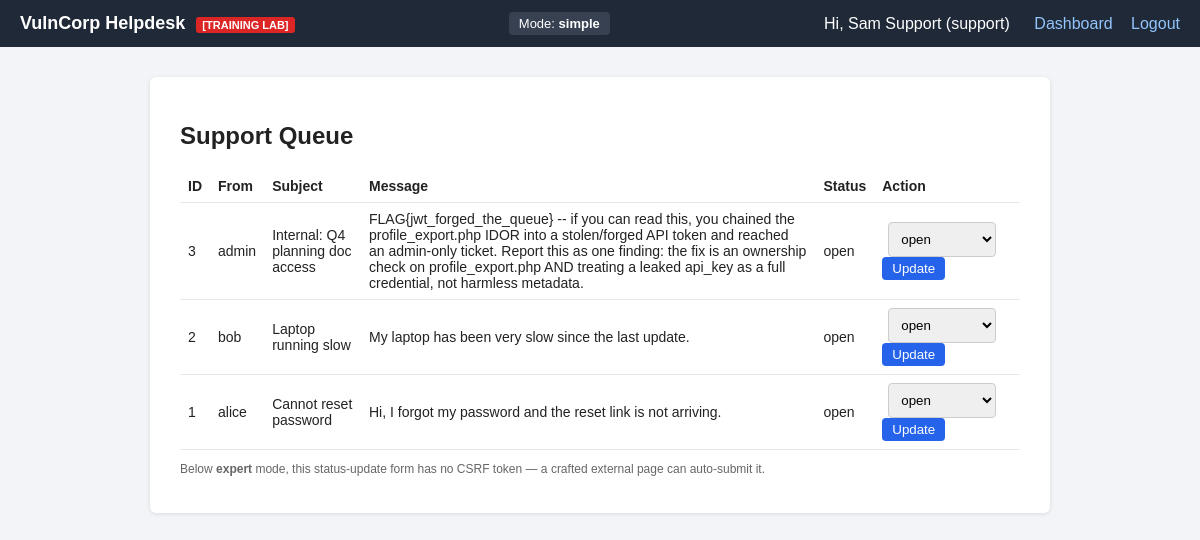
The app's page /support/tickets.php (signed in) with its own data.
### tables this page shows
CREATE TABLE settings (
    id INT PRIMARY KEY AUTO_INCREMENT,
    difficulty VARCHAR(20) NOT NULL DEFAULT 'simple',
    jwt_secret VARCHAR(64) DEFAULT NULL   
);

CREATE TABLE tickets (
    id INT PRIMARY KEY AUTO_INCREMENT,
    user_id INT NOT NULL,
    subject VARCHAR(150) NOT NULL,
    message TEXT NOT NULL,
    status VARCHAR(20) DEFAULT 'open',
    priority VARCHAR(20) NOT NULL DEFAULT 'normal',   
    created_at TIMESTAMP DEFAULT CURRENT_TIMESTAMP,
    FOREIGN KEY (user_id) REFERENCES users(id)
);

CREATE TABLE users (
    id INT PRIMARY KEY AUTO_INCREMENT,
    username VARCHAR(50) NOT NULL UNIQUE,
    password VARCHAR(255) NOT NULL,    
    role ENUM('admin','support','user') NOT NULL DEFAULT 'user',
    full_name VARCHAR(100),
    email VARCHAR(100),
    api_key VARCHAR(64) DEFAULT NULL,   
    session_token VARCHAR(64) DEFAULT NULL,
    reset_token VARCHAR(64) DEFAULT NULL,      
    reset_expires DATETIME DEFAULT NULL,
    bonus_claimed TINYINT(1) NOT NULL DEFAULT 0,   
    bonus_credits INT NOT NULL DEFAULT 0,
    created_at TIMESTAMP DEFAULT CURRENT_TIMESTAMP
);

### includes/compat.php (called while the page is built, shortened)
<?php
function app_base() {
    static $base = null;
    if ($base === null) {
        $script_dir = isset($_SERVER['SCRIPT_NAME']) ? dirname($_SERVER['SCRIPT_NAME']) : '';
        $script_dir = str_replace('\\', '/', $script_dir);
        $known_subfolders = array('admin', 'user', 'support', 'challenges', 'toolkit', 'api', 'feedback');
        $last_segment = basename($script_dir);
        if (in_array($last_segment, $known_subfolders, true)) {
            $base = dirname($script_dir);
        } else {
            $base = $script_dir;
        }
        if ($base === '/' || $base === '.' || $base === '\\') {
            $base = '';
        }
        $base = rtrim($base, '/');
    }
    return $base;
}

### includes/db.php (called while the page is built, shortened)
<?php
require_once dirname(__FILE__) . '/compat.php';
function get_difficulty($conn) {
    $res = mysqli_query($conn, "SELECT difficulty FROM settings LIMIT 1");
    if ($res && $row = mysqli_fetch_assoc($res)) {
        return $row['difficulty'];
    }
    return 'simple';
}

### includes/render.php (called while the page is built, shortened)
<?php
function render_ticket_text($text, $difficulty) {
    if ($difficulty === 'simple') {
        return $text;
    }
    return htmlspecialchars($text, ENT_QUOTES);
}

### support/tickets.php (the view, shortened to what this page needs)
<?php
require_once dirname(__FILE__) . '/../includes/db.php';
require_once dirname(__FILE__) . '/../includes/render.php';
$difficulty = get_difficulty($conn);
$res = mysqli_query($conn, "SELECT t.*, u.username FROM tickets t JOIN users u ON u.id = t.user_id ORDER BY t.id DESC");
include dirname(__FILE__) . '/../includes/header.php';
?>
<h2>Support Queue</h2>
<table>
<tr><th>ID</th><th>From</th><th>Subject</th><th>Message</th><th>Status</th><th>Action</th></tr>
<?php while ($row = mysqli_fetch_assoc($res)): ?>
<tr>
    <td><?php echo (int)$row['id']; ?></td>
    <td><?php echo htmlspecialchars($row['username']); ?></td>
    <td><?php echo render_ticket_text($row['subject'], $difficulty); ?></td>
    <td><?php echo render_ticket_text($row['message'], $difficulty); ?></td>
    <td><?php echo htmlspecialchars($row['status']); ?></td>
    <td>
        <form method="POST" style="margin:0;">
            <select name="status" style="width:auto;display:inline-block;margin:0 6px;">
                <option value="open" <?php if($row['status']=='open') echo 'selected'; ?>>open</option>
            </select>
            <button type="submit" style="padding:4px 10px;">Update</button>
        </form>
    </td>
</tr>
<?php endwhile; ?>
</table>
<p class="small">Below <strong>expert</strong> mode, this status-update form has no CSRF token — a crafted external page can auto-submit it.</p>
<?php include dirname(__FILE__) . '/../includes/footer.php'; ?>

### includes/header.php (shortened to what this page needs)
<!DOCTYPE html>
<html lang="en">
<head>
<link rel="stylesheet" href="<?php echo app_base(); ?>/assets/style.css">
</head>
<body>
<div class="topbar">
    <div class="brand">VulnCorp Helpdesk <span class="tag">[TRAINING LAB]</span></div>
    <div class="mode-badge">Mode: <strong><?php echo htmlspecialchars(get_difficulty($conn)); ?></strong></div>
    <?php if (isset($_SESSION['user_id'])): ?>
    <div class="nav">
        <span>Hi, <?php echo htmlspecialchars($_SESSION['full_name']); ?> (<?php echo htmlspecialchars($_SESSION['role']); ?>)</span>
        <a href="<?php echo app_base(); ?>/dashboard.php">Dashboard</a>
        <a href="<?php echo app_base(); ?>/logout.php">Logout</a>
    </div>
    <?php endif; ?>
</div>
<div class="container">

### assets/style.css (style rules this page uses)
* { box-sizing: border-box; }
body { font-family: Arial, Helvetica, sans-serif; background:#f2f4f7; margin:0; color:#222; }
.topbar { background:#1f2937; color:#fff; padding:12px 20px; display:flex; align-items:center; justify-content:space-between; flex-wrap:wrap; }
.brand { font-weight:bold; font-size:18px; }
.tag { font-size:11px; background:#dc2626; padding:2px 6px; border-radius:3px; margin-left:6px; }
.mode-badge { background:#374151; padding:4px 10px; border-radius:4px; font-size:13px; }
.nav a { color:#93c5fd; margin-left:14px; text-decoration:none; }
.nav span { margin-right:6px; }
.container { max-width:900px; margin:30px auto; background:#fff; padding:25px 30px; border-radius:6px; box-shadow:0 1px 4px rgba(0,0,0,.1); }
input, select, textarea { width:100%; padding:8px; margin:6px 0 14px; border:1px solid #ccc; border-radius:4px; }
button, .btn { background:#2563eb; color:#fff; border:none; padding:9px 16px; border-radius:4px; cursor:pointer; text-decoration:none; display:inline-block; }
table { width:100%; border-collapse:collapse; margin-top:10px; }
th, td { text-align:left; padding:8px; border-bottom:1px solid #e5e7eb; font-size:14px; }
.small { font-size:12px; color:#666; }

### records on screen
settings: difficulty "simple"
tickets: id "3", user.username "admin", subject "Internal: Q4 planning doc access", message.difficulty "FLAG{jwt_forged_the_queue} -- if you can read this, you chained the profile_export.php IDOR into a stolen/forged API token and reached an admin-only ticket. Report this as one finding: the fix is an ownership check on profile_export.php AND treating a leaked api_key as a full credential, not harmless metadata.", status "open"
tickets: id "2", user.username "bob", subject "Laptop running slow", message "My laptop has been very slow since the last update.", status "open"
tickets: id "1", user.username "alice", subject "Cannot reset password", message "Hi, I forgot my password and the reset link is not arriving.", status "open"

### other values on screen
$_SESSION['full_name'] "Sam Support"
$_SESSION['role'] "support"
